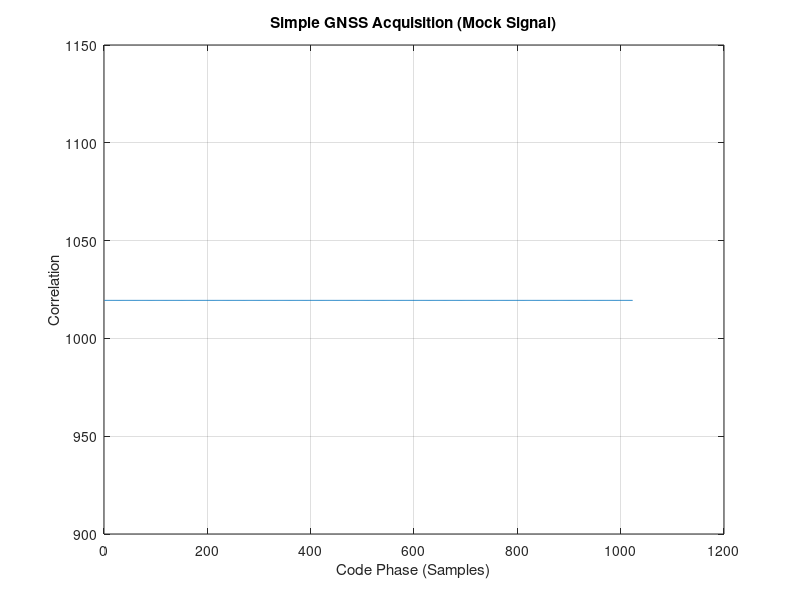

This figure's MATLAB source:
clc; clear; close all;

%% Parameters
fs = 1e6;          % Sampling frequency (Hz)
codeRate = 1.023e6;% C/A code rate (Hz)
PRN = 1;           % Satellite PRN number
N = 1023;          % C/A code length

%% Generate C/A Code (Simple)
ca_code = ones(1, N); % Assume all 1's for simplicity (mock code)

%% Simulate Received Signal (Just the code + noise)
received_signal = [ca_code ca_code ca_code] + 0.5 * randn(1, 3 * N);

%% Correlation
correlation = zeros(1, N);
for delay = 1:N
    local_code = circshift(ca_code, delay - 1);
    correlation(delay) = abs(sum(received_signal(1:N) .* local_code));
end

%% Plot Result
plot(correlation);
title('Simple GNSS Acquisition (Mock Signal)');
xlabel('Code Phase (Samples)');
ylabel('Correlation');
grid on;
